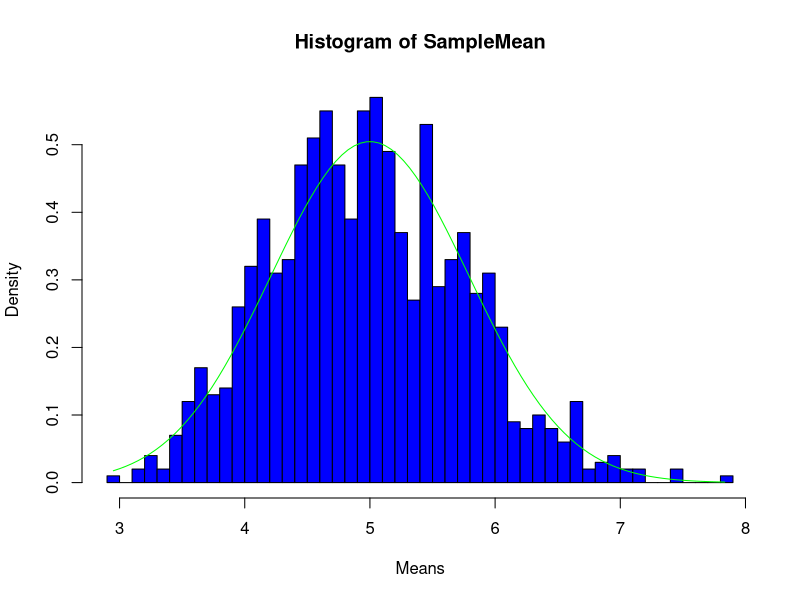
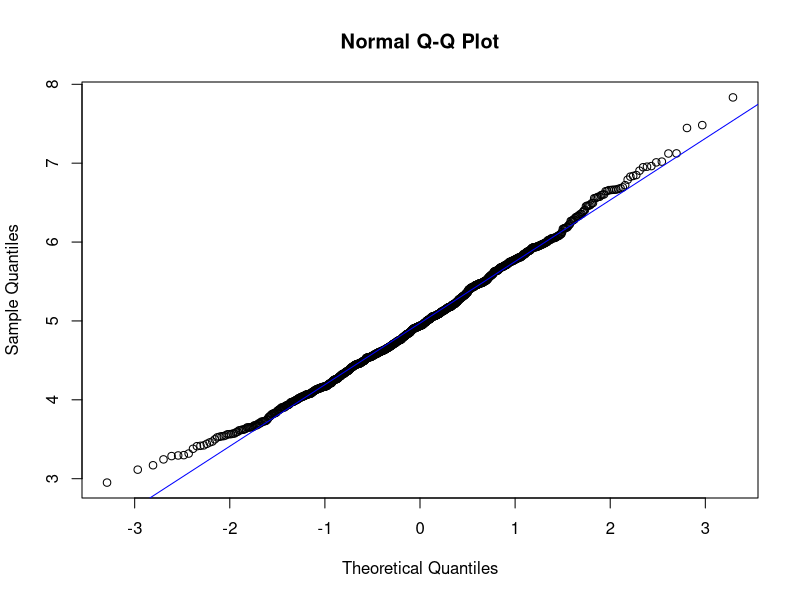

Generate these figures, in order, with R:
## ---- chunk 1
knitr::opts_chunk$set(echo = TRUE)
## ---- chunk 2
setwd("C:/Test")
set.seed(19413)
## ---- chunk 3
n <- 40
Simulations <- 1000
Lambda <- 0.2

SampleMean <- NULL
for(i in 1:Simulations) {
  SampleMean <- c(SampleMean, mean(rexp(n, Lambda)))
}
mean(SampleMean)
## ---- chunk 4
Variance <- var(SampleMean)
## ---- chunk 5
hist(SampleMean, breaks = n, prob = T, col = "blue", xlab = "Means")
x <- seq(min(SampleMean), max(SampleMean), length = 100)
lines(x, dnorm(x, mean = 1/Lambda, sd = (1/Lambda/sqrt(n))), pch = 25, col = "green")
## ---- chunk 6
qqnorm(SampleMean)
qqline(SampleMean, col = "blue")
